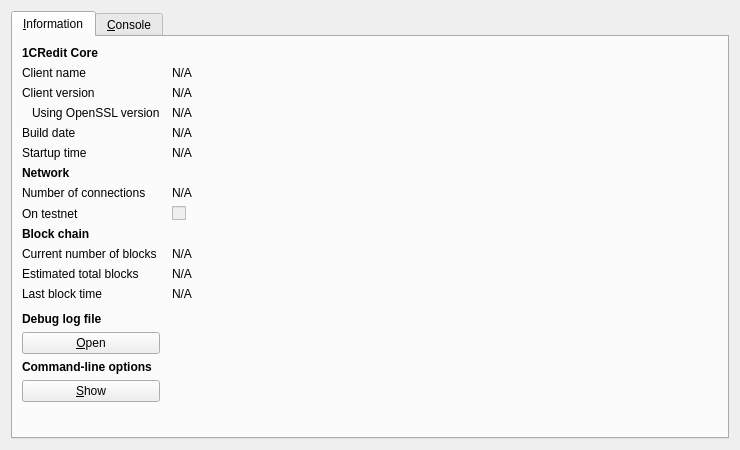
<?xml version="1.0" encoding="UTF-8"?>
<ui version="4.0">
 <class>RPCConsole</class>
 <widget class="QDialog" name="RPCConsole">
  <property name="geometry">
   <rect>
    <x>0</x>
    <y>0</y>
    <width>740</width>
    <height>450</height>
   </rect>
  </property>
  <property name="windowTitle">
   <string>1CRedit - Debug window</string>
  </property>
  <layout class="QVBoxLayout" name="verticalLayout_2">
   <item>
    <widget class="QTabWidget" name="tabWidget">
     <property name="currentIndex">
      <number>0</number>
     </property>
     <widget class="QWidget" name="tab_info">
      <attribute name="title">
       <string>&amp;Information</string>
      </attribute>
      <layout class="QGridLayout" name="gridLayout" columnstretch="0,1">
       <property name="horizontalSpacing">
        <number>12</number>
       </property>
       <item row="0" column="0">
        <widget class="QLabel" name="label_9">
         <property name="font">
          <font>
           <weight>75</weight>
           <bold>true</bold>
          </font>
         </property>
         <property name="text">
          <string>1CRedit Core</string>
         </property>
        </widget>
       </item>
       <item row="1" column="0">
        <widget class="QLabel" name="label_5">
         <property name="text">
          <string>Client name</string>
         </property>
        </widget>
       </item>
       <item row="1" column="1">
        <widget class="QLabel" name="clientName">
         <property name="cursor">
          <cursorShape>IBeamCursor</cursorShape>
         </property>
         <property name="text">
          <string>N/A</string>
         </property>
         <property name="textFormat">
          <enum>Qt::PlainText</enum>
         </property>
         <property name="textInteractionFlags">
          <set>Qt::LinksAccessibleByMouse|Qt::TextSelectableByKeyboard|Qt::TextSelectableByMouse</set>
         </property>
        </widget>
       </item>
       <item row="2" column="0">
        <widget class="QLabel" name="label_6">
         <property name="text">
          <string>Client version</string>
         </property>
        </widget>
       </item>
       <item row="2" column="1">
        <widget class="QLabel" name="clientVersion">
         <property name="cursor">
          <cursorShape>IBeamCursor</cursorShape>
         </property>
         <property name="text">
          <string>N/A</string>
         </property>
         <property name="textFormat">
          <enum>Qt::PlainText</enum>
         </property>
         <property name="textInteractionFlags">
          <set>Qt::LinksAccessibleByMouse|Qt::TextSelectableByKeyboard|Qt::TextSelectableByMouse</set>
         </property>
        </widget>
       </item>
       <item row="3" column="0">
        <widget class="QLabel" name="label_14">
         <property name="text">
          <string>Using OpenSSL version</string>
         </property>
         <property name="indent">
          <number>10</number>
         </property>
        </widget>
       </item>
       <item row="3" column="1">
        <widget class="QLabel" name="openSSLVersion">
         <property name="cursor">
          <cursorShape>IBeamCursor</cursorShape>
         </property>
         <property name="text">
          <string>N/A</string>
         </property>
         <property name="textFormat">
          <enum>Qt::PlainText</enum>
         </property>
         <property name="textInteractionFlags">
          <set>Qt::LinksAccessibleByMouse|Qt::TextSelectableByKeyboard|Qt::TextSelectableByMouse</set>
         </property>
        </widget>
       </item>
       <item row="4" column="0">
        <widget class="QLabel" name="label_12">
         <property name="text">
          <string>Build date</string>
         </property>
        </widget>
       </item>
       <item row="4" column="1">
        <widget class="QLabel" name="buildDate">
         <property name="cursor">
          <cursorShape>IBeamCursor</cursorShape>
         </property>
         <property name="text">
          <string>N/A</string>
         </property>
         <property name="textFormat">
          <enum>Qt::PlainText</enum>
         </property>
         <property name="textInteractionFlags">
          <set>Qt::LinksAccessibleByMouse|Qt::TextSelectableByKeyboard|Qt::TextSelectableByMouse</set>
         </property>
        </widget>
       </item>
       <item row="5" column="0">
        <widget class="QLabel" name="label_13">
         <property name="text">
          <string>Startup time</string>
         </property>
        </widget>
       </item>
       <item row="5" column="1">
        <widget class="QLabel" name="startupTime">
         <property name="cursor">
          <cursorShape>IBeamCursor</cursorShape>
         </property>
         <property name="text">
          <string>N/A</string>
         </property>
         <property name="textFormat">
          <enum>Qt::PlainText</enum>
         </property>
         <property name="textInteractionFlags">
          <set>Qt::LinksAccessibleByMouse|Qt::TextSelectableByKeyboard|Qt::TextSelectableByMouse</set>
         </property>
        </widget>
       </item>
       <item row="6" column="0">
        <widget class="QLabel" name="label_11">
         <property name="font">
          <font>
           <weight>75</weight>
           <bold>true</bold>
          </font>
         </property>
         <property name="text">
          <string>Network</string>
         </property>
        </widget>
       </item>
       <item row="7" column="0">
        <widget class="QLabel" name="label_7">
         <property name="text">
          <string>Number of connections</string>
         </property>
        </widget>
       </item>
       <item row="7" column="1">
        <widget class="QLabel" name="numberOfConnections">
         <property name="cursor">
          <cursorShape>IBeamCursor</cursorShape>
         </property>
         <property name="text">
          <string>N/A</string>
         </property>
         <property name="textFormat">
          <enum>Qt::PlainText</enum>
         </property>
         <property name="textInteractionFlags">
          <set>Qt::LinksAccessibleByMouse|Qt::TextSelectableByKeyboard|Qt::TextSelectableByMouse</set>
         </property>
        </widget>
       </item>
       <item row="8" column="0">
        <widget class="QLabel" name="label_8">
         <property name="text">
          <string>On testnet</string>
         </property>
        </widget>
       </item>
       <item row="8" column="1">
        <widget class="QCheckBox" name="isTestNet">
         <property name="enabled">
          <bool>false</bool>
         </property>
         <property name="text">
          <string/>
         </property>
        </widget>
       </item>
       <item row="9" column="0">
        <widget class="QLabel" name="label_10">
         <property name="font">
          <font>
           <weight>75</weight>
           <bold>true</bold>
          </font>
         </property>
         <property name="text">
          <string>Block chain</string>
         </property>
        </widget>
       </item>
       <item row="10" column="0">
        <widget class="QLabel" name="label_3">
         <property name="text">
          <string>Current number of blocks</string>
         </property>
        </widget>
       </item>
       <item row="10" column="1">
        <widget class="QLabel" name="numberOfBlocks">
         <property name="cursor">
          <cursorShape>IBeamCursor</cursorShape>
         </property>
         <property name="text">
          <string>N/A</string>
         </property>
         <property name="textFormat">
          <enum>Qt::PlainText</enum>
         </property>
         <property name="textInteractionFlags">
          <set>Qt::LinksAccessibleByMouse|Qt::TextSelectableByKeyboard|Qt::TextSelectableByMouse</set>
         </property>
        </widget>
       </item>
       <item row="11" column="0">
        <widget class="QLabel" name="label_4">
         <property name="text">
          <string>Estimated total blocks</string>
         </property>
        </widget>
       </item>
       <item row="11" column="1">
        <widget class="QLabel" name="totalBlocks">
         <property name="cursor">
          <cursorShape>IBeamCursor</cursorShape>
         </property>
         <property name="text">
          <string>N/A</string>
         </property>
         <property name="textFormat">
          <enum>Qt::PlainText</enum>
         </property>
         <property name="textInteractionFlags">
          <set>Qt::LinksAccessibleByMouse|Qt::TextSelectableByKeyboard|Qt::TextSelectableByMouse</set>
         </property>
        </widget>
       </item>
       <item row="12" column="0">
        <widget class="QLabel" name="label_2">
         <property name="text">
          <string>Last block time</string>
         </property>
        </widget>
       </item>
       <item row="12" column="1">
        <widget class="QLabel" name="lastBlockTime">
         <property name="cursor">
          <cursorShape>IBeamCursor</cursorShape>
         </property>
         <property name="text">
          <string>N/A</string>
         </property>
         <property name="textFormat">
          <enum>Qt::PlainText</enum>
         </property>
         <property name="textInteractionFlags">
          <set>Qt::LinksAccessibleByMouse|Qt::TextSelectableByKeyboard|Qt::TextSelectableByMouse</set>
         </property>
        </widget>
       </item>
       <item row="13" column="0">
        <spacer name="verticalSpacer_2">
         <property name="orientation">
          <enum>Qt::Vertical</enum>
         </property>
         <property name="sizeHint" stdset="0">
          <size>
           <width>20</width>
           <height>20</height>
          </size>
         </property>
        </spacer>
       </item>
       <item row="14" column="0">
        <widget class="QLabel" name="labelDebugLogfile">
         <property name="font">
          <font>
           <weight>75</weight>
           <bold>true</bold>
          </font>
         </property>
         <property name="text">
          <string>Debug log file</string>
         </property>
        </widget>
       </item>
       <item row="15" column="0">
        <widget class="QPushButton" name="openDebugLogfileButton">
         <property name="toolTip">
          <string>Open the 1CRedit debug log file from the current data directory. This can take a few seconds for large log files.</string>
         </property>
         <property name="text">
          <string>&amp;Open</string>
         </property>
         <property name="autoDefault">
          <bool>false</bool>
         </property>
        </widget>
       </item>
       <item row="16" column="0">
        <widget class="QLabel" name="labelCLOptions">
         <property name="font">
          <font>
           <weight>75</weight>
           <bold>true</bold>
          </font>
         </property>
         <property name="text">
          <string>Command-line options</string>
         </property>
        </widget>
       </item>
       <item row="17" column="0">
        <widget class="QPushButton" name="showCLOptionsButton">
         <property name="toolTip">
          <string>Show the 1CRedit-Qt help message to get a list with possible 1CRedit command-line options.</string>
         </property>
         <property name="text">
          <string>&amp;Show</string>
         </property>
         <property name="autoDefault">
          <bool>false</bool>
         </property>
        </widget>
       </item>
       <item row="18" column="0">
        <spacer name="verticalSpacer">
         <property name="orientation">
          <enum>Qt::Vertical</enum>
         </property>
         <property name="sizeHint" stdset="0">
          <size>
           <width>20</width>
           <height>40</height>
          </size>
         </property>
        </spacer>
       </item>
      </layout>
     </widget>
     <widget class="QWidget" name="tab_console">
      <attribute name="title">
       <string>&amp;Console</string>
      </attribute>
      <layout class="QVBoxLayout" name="verticalLayout_3">
       <property name="spacing">
        <number>3</number>
       </property>
       <item>
        <widget class="QTextEdit" name="messagesWidget">
         <property name="minimumSize">
          <size>
           <width>0</width>
           <height>100</height>
          </size>
         </property>
         <property name="readOnly">
          <bool>true</bool>
         </property>
         <property name="tabKeyNavigation" stdset="0">
          <bool>false</bool>
         </property>
         <property name="columnCount" stdset="0">
          <number>2</number>
         </property>
        </widget>
       </item>
       <item>
        <layout class="QHBoxLayout" name="horizontalLayout">
         <property name="spacing">
          <number>3</number>
         </property>
         <item>
          <widget class="QLabel" name="label">
           <property name="text">
            <string notr="true">&gt;</string>
           </property>
          </widget>
         </item>
         <item>
          <widget class="QLineEdit" name="lineEdit"/>
         </item>
         <item>
          <widget class="QPushButton" name="clearButton">
           <property name="maximumSize">
            <size>
             <width>24</width>
             <height>24</height>
            </size>
           </property>
           <property name="toolTip">
            <string>Clear console</string>
           </property>
           <property name="text">
            <string/>
           </property>
           <property name="icon">
            <iconset resource="../bitcoin.qrc">
             <normaloff>:/icons/remove</normaloff>:/icons/remove</iconset>
           </property>
           <property name="shortcut">
            <string notr="true">Ctrl+L</string>
           </property>
           <property name="autoDefault">
            <bool>false</bool>
           </property>
          </widget>
         </item>
        </layout>
       </item>
      </layout>
     </widget>
    </widget>
   </item>
  </layout>
 </widget>
 <resources>
  <include location="../bitcoin.qrc"/>
 </resources>
 <connections/>
</ui>
